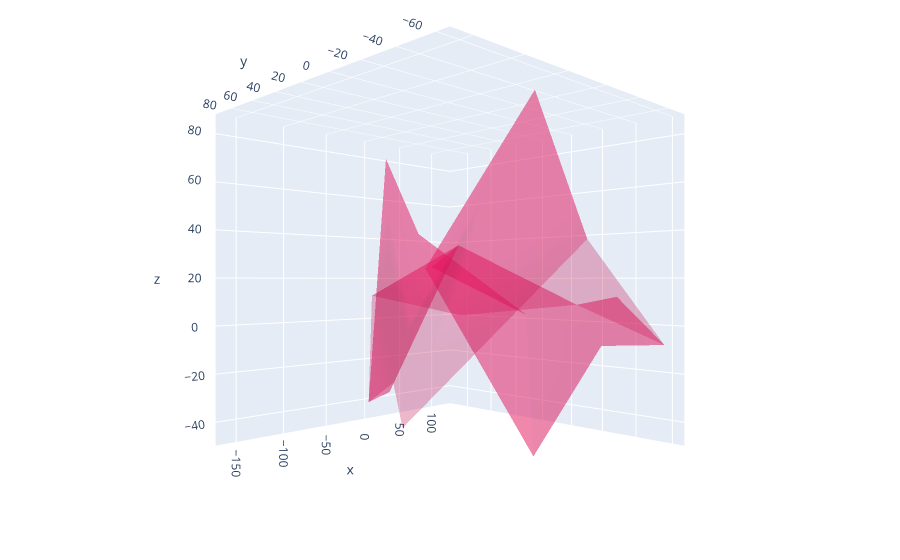

The code cell stored with this chart in its notebook:
### Code cell
import plotly.graph_objects as go
import numpy as np
np.random.seed(1)
scope = PlotlyScope()
N = 20
fig = go.Figure(data=[go.Mesh3d(x=(70*np.random.randn(N)),
                   y=(55*np.random.randn(N)),
                   z=(40*np.random.randn(N)),
                   opacity=0.5,
                   color='rgba(244,22,100,0.6)'
                  )])

fig.update_layout(scene = dict(
                    camera=dict(eye=dict(x=-1, y=-1, z=0)),
                    aspectmode="cube",),
                    margin=dict( r=0, l=0, b=0, t=0),
                    
                  )

fig.show()
with open("figure3.svg", "wb") as f:
    f.write(scope.transform(fig, format="svg"))

### Figure 1 — Plotly figure (JSON) as saved in the notebook; plotly's stock layout.template omitted (floating-point values rounded to 4 significant figures)
{"data": [{"color": "rgba(244,22,100,0.6)", "opacity": 0.5, "type": "mesh3d", "x": [113.7, -42.82, -36.97, -75.11, 60.58, -161.1, 122.1, -53.28, 22.33, -17.46, 102.3, -144.2, -22.57, -26.88, 79.36, -76.99, -12.07, -61.45, 2.955, 40.8], "y": [-60.53, 62.96, 49.59, 27.64, 49.55, -37.61, -6.759, -51.47, -14.73, 29.17, -38.04, -21.82, -37.79, -46.49, -36.92, -0.6966, -61.45, 12.89, 91.29, 40.81], "z": [-7.673, -35.51, -29.89, 67.7, 2.032, -25.48, 7.637, 84.01, 4.806, 24.69, 12.01, -14.09, -45.7, -13.97, -8.356, 23.46, 33.56, 37.24, 11.42, 35.41]}], "layout": {"autosize": true, "margin": {"b": 0, "l": 0, "r": 0, "t": 0}, "scene": {"aspectmode": "cube", "aspectratio": {"x": 1, "y": 1, "z": 1}, "camera": {"center": {"x": 0, "y": 0, "z": 0}, "eye": {"x": -1.442, "y": -1.442, "z": -7.925e-16}, "projection": {"type": "perspective"}, "up": {"x": 0, "y": 0, "z": 1}}}}}
